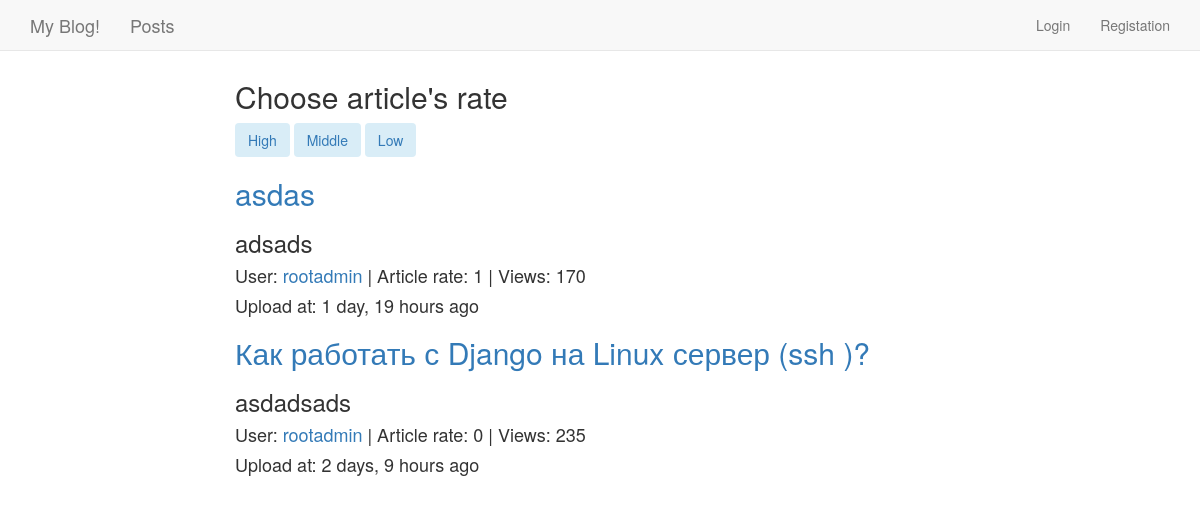
Before: / with the older database file.
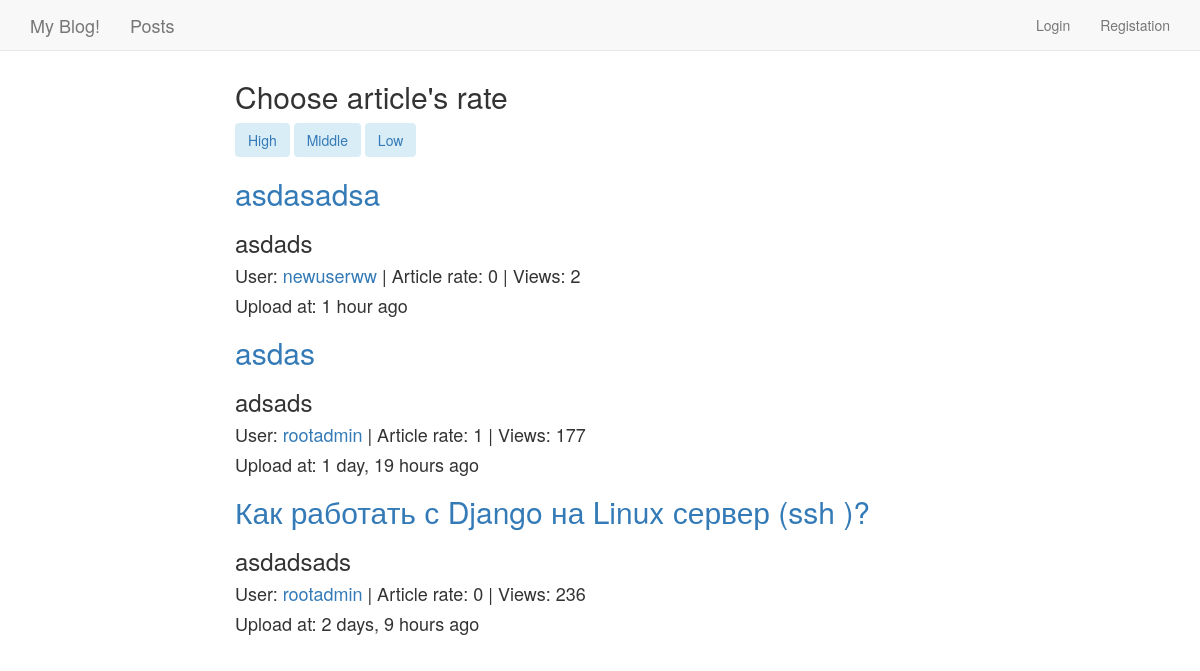
After: the same page with the newer database file.
### post/models.py (models this page shows, shortened)
class Posts(models.Model):
    user = models.ForeignKey(User, on_delete=models.CASCADE)
    title = models.CharField(max_length=50)
    content = models.TextField()
    rate = models.IntegerField(default=0)
    views = models.PositiveIntegerField(default=0)
    updated_at = models.DateTimeField(auto_now_add=False, auto_now=True)
    timestamp = models.DateTimeField(auto_now_add=True, auto_now=False)
    objects = PostManager()
    likes = GenericRelation(Like)
    def get_user_url(self):
        return reverse("accounts:account", kwargs={"id": self.user.id})
    def get_absolute_url(self):
        return reverse("post:detail_page", kwargs={"id": self.id})

### post/views.py (the view)
# urls.py: path('', home_page, name='home_page'),
def home_page(request):
    posts = Posts.objects.all().order_by("-timestamp")
    context = {
        'posts': posts
    }
    return render(request, "home/home_page.html", context)

### templates/home/home_page.html (shortened to what this page needs)
{% extends "home/base.html" %}
{% block content %}
    <div class="container">
        <div class="col-xs-8 col-xs-offset-2">
            <h2>Choose article's rate</h2>
            <a href="{% url "post:high_middle_low_rate" slug='high_rate' %}" class="btn bg-info">High</a>
            <a href="{% url "post:high_middle_low_rate" slug='middle_rate' %}" class="btn bg-info">Middle</a>
            <a href="{% url "post:high_middle_low_rate" slug='low_rate' %}" class="btn bg-info">Low</a>
            <br>
            {% if posts %}
                {% for post in posts %}
                    <h2><a href="{{ post.get_absolute_url }}">{{ post.title }}</a></h2>
                    <h3>{{ post.content|truncatechars:20 }}</h3>
                    <h4>User: <a href="{{ post.get_user_url }}">{{ post.user.username }}</a> | Article rate: {{ post.rate }} | Views: {{ post.views }}</h4>
                    <h4>Upload at: {{ post.timestamp|timesince }} ago</h4>
                {% endfor %}
            {% else %}
                <h2>Ops, we haven't articles with this rate</h2>
            {% endif %}
        </div>
    </div>
{% endblock %}

### templates/home/base.html (shortened to what this page needs)
{% load staticfiles %}
<!DOCTYPE html>
<html lang="en">
<head>
    <link rel="stylesheet" href="../../static/css/bootstrap.css">
    <link rel="stylesheet" href="../../static/css/cssanim.css">
</head>
<body>
<div class="navbar navbar-default navbar-fixed-top" role="navigation">
    <div class="container">
        <div class="navbar-header">
            <a  href="/" class="navbar-brand">My Blog!</a>
        </div>
        <div class="collapse navbar-collapse">
            <ul class="nav navbar-nav">
                <li><a style="font-size: 18px;" href="{% url "post:home_page" %}">Posts</a></li>
             </ul>
            <ul class="nav navbar-nav navbar-right">
                {% if request.user.is_authenticated %}
                <li class="dropdown">
                    <a href="#" class="dropdown-toggle" data-toggle="dropdown">
                        <span class="glyphicon glyphicon-user"></span>
                        <strong>Account</strong>
                        <span class="glyphicon glyphicon-chevron-down"></span>
                    </a>
                    <ul class="dropdown-menu">
                        <li>
                            <div class="navbar-login">
                                <div class="row">
                                    <div class="col-lg-4">
                                        <p class="text-center">
                                            <span class="glyphicon glyphicon-user icon-size"></span>
                                        </p>
                                    </div>
                                    <div class="col-lg-8">
                                        <p class="text-left"><strong>{{ request.user.username }}</strong></p>
                                    </div>
                                </div>
                            </div>
                        </li>
                        <li class="divider"></li>
                        <li>
                            <div class="navbar-login navbar-login-session">
                                <div class="row">
                                    <div class="col-lg-12">
                                        <p>
                                            <a href="{% url "logout_view" %}" class="btn btn-danger btn-block">Logout</a>
                                        </p>
                                    </div>
                                </div>
                            </div>
                        </li>
                    </ul>
                </li>
                {% else %}
                    <li><a href="{% url "login_view" %}">Login</a></li>
                    <li><a href="{% url "register_view" %}">Registation</a></li>
                {% endif %}
            </ul>
        </div>
    </div>
</div>
    <br><br><br>
    {% block content %}
    {% endblock %}
</body>
</html>

Changed rows visible on the page:
added Posts: title "asdasadsa", content "asdads", user.username "newuserww", rate "0", views "2", timestamp "1 hour"
changed Posts "asdas": views "170" → "177"
changed Posts "Как работать с Django на Linux сервер (ssh )?": views "235" → "236"
